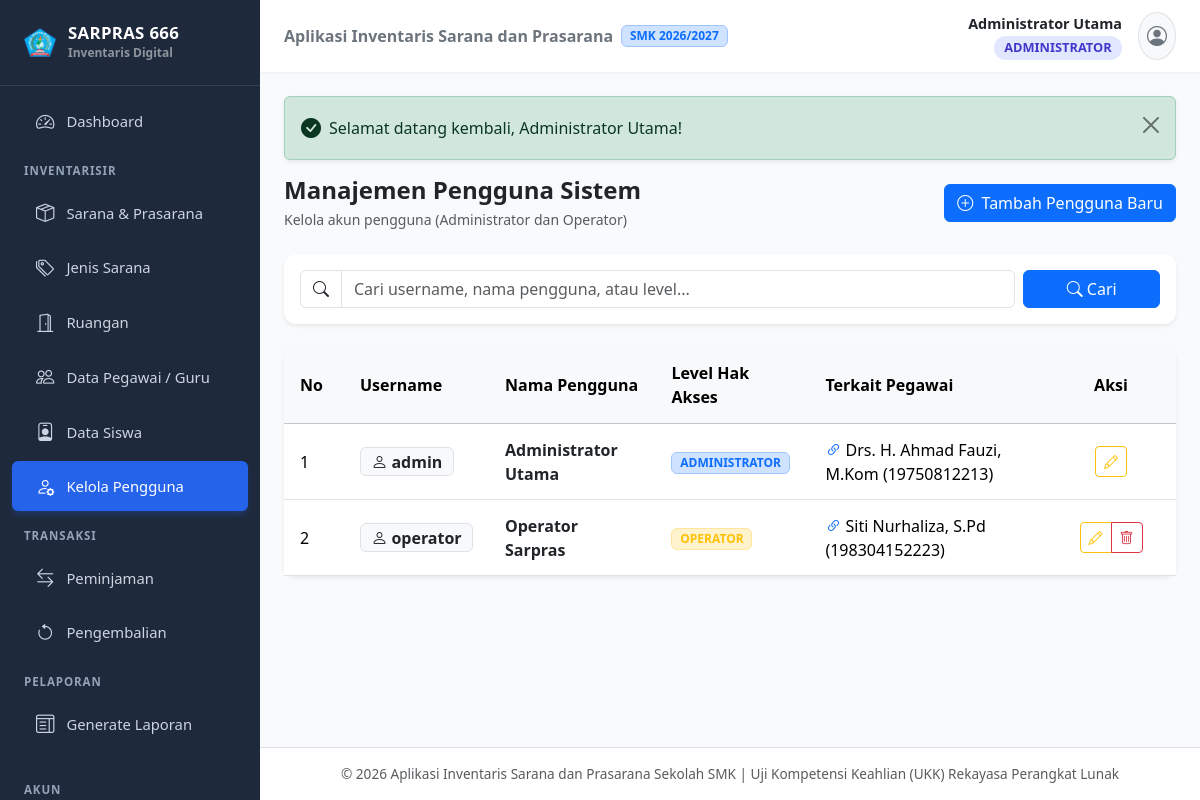
Page /petugas.php (signed in) on the committed database.
### tables this page shows
CREATE TABLE `petugas` (
  `id_petugas` INT AUTO_INCREMENT PRIMARY KEY,
  `username` VARCHAR(50) NOT NULL UNIQUE,
  `password` VARCHAR(255) NOT NULL,
  `nama_petugas` VARCHAR(100) NOT NULL,
  `id_level` INT NOT NULL,
  `id_pegawai` INT NULL,
  CONSTRAINT `fk_petugas_level` FOREIGN KEY (`id_level`) REFERENCES `level` (`id_level`) ON UPDATE CASCADE,
  CONSTRAINT `fk_petugas_pegawai` FOREIGN KEY (`id_pegawai`) REFERENCES `pegawai` (`id_pegawai`) ON DELETE SET NULL ON UPDATE CASCADE
);

CREATE TABLE `level` (
  `id_level` INT AUTO_INCREMENT PRIMARY KEY,
  `nama_level` VARCHAR(50) NOT NULL
);

CREATE TABLE `pegawai` (
  `id_pegawai` INT AUTO_INCREMENT PRIMARY KEY,
  `nama_pegawai` VARCHAR(100) NOT NULL,
  `nip` VARCHAR(30) NOT NULL UNIQUE,
  `alamat` TEXT NOT NULL,
  `kelas` VARCHAR(30) NOT NULL DEFAULT ''
);

### petugas.php (the view, shortened to what the rows shown need)
<?php
require_once __DIR__ . '/classes/Auth.php';
require_once __DIR__ . '/classes/Petugas.php';
$petugasObj = new Petugas();
$search = trim($_GET['search'] ?? '');
$listPetugas = $petugasObj->getAll($search);
include __DIR__ . '/templates/header.php';
?>
<div class="card border-0 shadow-sm">
    <div class="card-body p-0">
        <div class="table-responsive">
            <table class="table table-hover align-middle mb-0">
                <thead class="table-light">
                    <tr>
                        <th style="width: 60px;">No</th>
                        <th>Username</th>
                        <th>Nama Pengguna</th>
                        <th>Level Hak Akses</th>
                        <th>Terkait Pegawai</th>
                        <th class="text-center" style="width: 130px;">Aksi</th>
                    </tr>
                </thead>
                <tbody>
                    <?php if (empty($listPetugas)): ?>
                        <tr>
                            <td colspan="6" class="text-center py-5 text-muted">
                                <i class="bi bi-inbox fs-2 d-block mb-2"></i>
                                Belum ada data pengguna.
                            </td>
                        </tr>
                    <?php else: ?>
                        <?php $no = 1; foreach ($listPetugas as $row): ?>
                            <tr>
                                <td><?= $no++ ?></td>
                                <td>
                                    <span class="badge bg-light text-dark border fs-6">
                                        <i class="bi bi-person me-1"></i><?= htmlspecialchars($row['username']) ?>
                                    </span>
                                </td>
                                <td class="fw-bold text-dark"><?= htmlspecialchars($row['nama_petugas']) ?></td>
                                <td>
                                    <?php
                                    $badge = match(strtolower($row['nama_level'])) {
                                        'administrator' => 'bg-primary-subtle text-primary border-primary-subtle',
                                        'operator'      => 'bg-warning-subtle text-warning border-warning-subtle',
                                        default         => 'bg-success-subtle text-success border-success-subtle'
                                    };
                                    ?>
                                    <span class="badge border <?= $badge ?> text-uppercase">
                                        <?= htmlspecialchars($row['nama_level']) ?>
                                    </span>
                                </td>
                                <td>
                                    <?php if (!empty($row['nama_pegawai'])): ?>
                                        <i class="bi bi-link-45deg text-primary"></i> <?= htmlspecialchars($row['nama_pegawai']) ?> (<?= htmlspecialchars($row['nip']) ?>)
                                    <?php else: ?>
                                        <span class="text-muted">-</span>
                                    <?php endif; ?>
                                </td>
                                <td class="text-center">
                                    <div class="btn-group btn-group-sm">
                                        <button type="button" class="btn btn-outline-warning"
                                                data-bs-toggle="modal"
                                                data-bs-target="#modalEdit"
                                                data-item='<?= json_encode($row, JSON_HEX_TAG | JSON_HEX_APOS | JSON_HEX_QUOT | JSON_HEX_AMP) ?>'
                                                title="Edit">
                                            <i class="bi bi-pencil"></i>
                                        </button>
                                        <?php if ($row['id_petugas'] != $currentUser['id']): ?>
                                            <button type="button" class="btn btn-outline-danger"
                                                    data-bs-toggle="modal"
                                                    data-bs-target="#modalHapus"
                                                    data-id="<?= $row['id_petugas'] ?>"
                                                    data-nama="<?= htmlspecialchars($row['username']) ?>"
                                                    title="Hapus">
                                                <i class="bi bi-trash"></i>
                                            </button>
                                        <?php endif; ?>
                                    </div>
                                </td>
                            </tr>
                        <?php endforeach; ?>
                    <?php endif; ?>
                </tbody>
            </table>
        </div>
    </div>
</div>
<?php include __DIR__ . '/templates/footer.php'; ?>

### templates/header.php (shortened to what the rows shown need)
<?php
require_once __DIR__ . '/../classes/Auth.php';
$isStaff = Auth::isStaff();
$currentUser = $isStaff ? Auth::user() : null;
?>
<!DOCTYPE html>
<html lang="id">
<head>
    <link rel="stylesheet" href="assets/css/bootstrap.min.css">
    <link rel="stylesheet" href="assets/css/bootstrap-icons.min.css">
    <link rel="stylesheet" href="assets/css/style.css?v=2">
</head>
<body>
<div class="d-flex" id="wrapper">
    <div id="page-content-wrapper">
        <nav class="navbar navbar-expand-lg top-navbar">
            <div class="container-fluid px-0">
                <div class="ms-auto d-flex align-items-center gap-3">
                    <?php if ($isStaff): ?>
                        <div class="text-end">
                            <div class="fw-bold text-dark" style="font-size: 0.9rem;"><?= htmlspecialchars($currentUser['nama']) ?></div>
                            <div>
                                <?php
                                $roleClass = match($currentUser['level']) {
                                    'administrator' => 'badge-role-admin',
                                    'operator'      => 'badge-role-operator',
                                    default         => 'badge-role-peminjam'
                                };
                                ?>
                                <span class="badge user-badge <?= $roleClass ?>">
                                    <?= strtoupper(htmlspecialchars($currentUser['level'])) ?>
                                </span>
                            </div>
                        </div>
                        <div class="dropdown">
                            <button class="btn btn-light rounded-circle p-2 border" type="button" data-bs-toggle="dropdown" aria-expanded="false">
                                <i class="bi bi-person-circle fs-5 text-secondary"></i>
                            </button>
                        </div>
                    <?php else: ?>
                        <span class="badge bg-primary-subtle text-primary">Akses Peminjam</span>
                        <a class="btn btn-outline-primary btn-sm" href="login.php">Login Petugas</a>
                    <?php endif; ?>
                </div>
            </div>
        </nav>
        <div class="container-fluid p-4">

### rows in the picture
petugas: nama_petugas "Administrator Utama", username "admin", id_level.nama_level "ADMINISTRATOR", id_pegawai.nama_pegawai "Drs. H. Ahmad Fauzi, M.Kom", id_pegawai.nip "19750812213"
level: nama_level "ADMINISTRATOR"
petugas: username "operator", nama_petugas "Operator Sarpras", id_level.nama_level "OPERATOR", id_pegawai.nama_pegawai "Siti Nurhaliza, S.Pd", id_pegawai.nip "198304152223"

### other values in the picture
$_SESSION['flash_success'] "Selamat datang kembali, Administrator Utama!"
